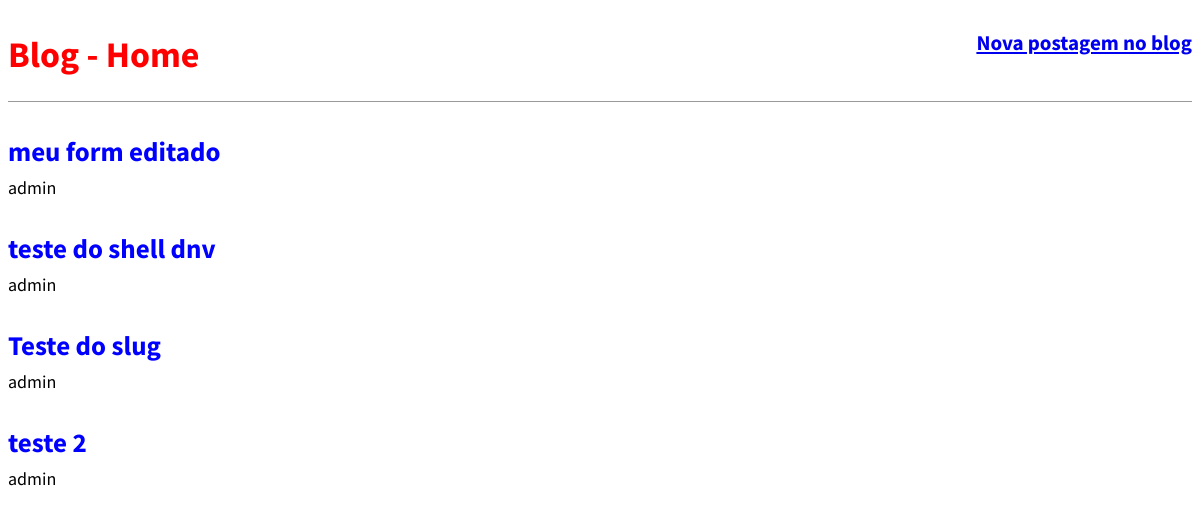
Before: / with the older database file.
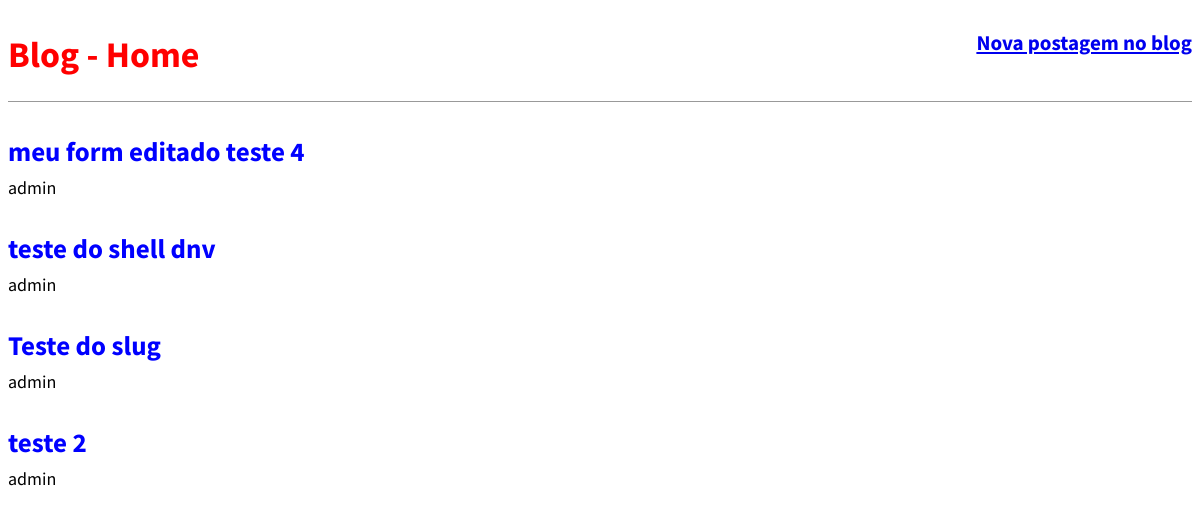
After: the same page with the newer database file.
### blog/models.py (models this page shows, shortened)
class Post (models.Model):
    STATUS = (('rascunho','Rascunho'),('publicado','Publicado'),)
    titulo  = models.CharField(max_length=250)
    slug   = models.SlugField(max_length=250)
    autor = models.ForeignKey(User, on_delete=models.CASCADE)
    conteudo  = models.TextField()
    publicado = models.DateTimeField(default=timezone.now)
    criado = models.DateTimeField(auto_now_add=True)
    alterado = models.DateTimeField(auto_now=True)
    status = models.CharField(max_length=10, choices=STATUS, default='rascunho')
    objects = models.Manager()
    published = PublishedManager()
    def get_absolute_url(self):
        return  reverse('post_detail',args=[self.slug])
    class Meta:
        ordering = ('-publicado',)

### blog/views.py (the view)
# urls.py: path('', views.BlogListView.as_view(), name='home'),
class BlogListView(ListView):
    model = Post
    template_name = 'blog/home.html'

### blog/templates/blog/home.html (shortened to what this page needs)
{% extends 'base.html' %}
{% block content %}
    {% for post in object_list %}
        <div class="post-entry">
            <h2><a href="{{post.get_absolute_url}}">{{ post.titulo }}</a></h2>
            <p>{{ post.autor }} </p>
        </div>
    {% endfor %}
{% endblock content %}

### templates/base.html (shortened to what this page needs)
{% load static %}
<!DOCTYPE html>
<html lang="pt-br">
<head>
    <link rel="stylesheet" href="{% static 'css/style.css' %}">
</head>
<body>
    <header>
        <div class="nav-left">
            <h1><a href="/">Blog - Home</a></h1>
        </div>
        <div>
            <h3><a href="{% url 'post_new' %}">Nova postagem no blog</a></h3>
        </div>
    </header>
    <div class="container">
        {% block content %} {% endblock content %}
    </div>
</body>
</html>

### statics/css/style.css (style rules this page uses)
body { font-family: 'Source Sans Pro', sans-serif; font-size: 18px; }
header { border-bottom: 1px solid #999; margin-bottom: 2rem; display: flex; }
header h1 a { color:red; text-decoration: none; }
.nav-left { margin-right: auto; }
.post-entry { margin-bottom: 2rem; }
.post-entry h2 { margin: 0.5rem 0; }
.post-entry h2 a, .post-entry h2 a:visited { color: blue; text-decoration: none; }
.post-entry p { margin: 0; font-weight: 400; }

Changed rows visible on the page:
changed Post: titulo "meu form editado" → "meu form editado teste 4"
